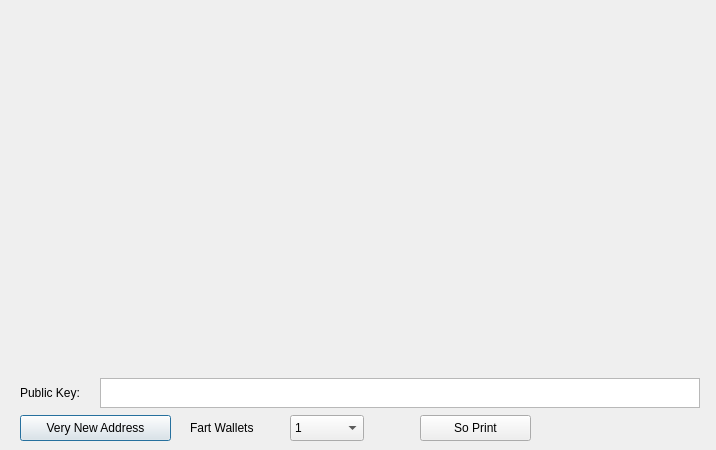
<?xml version="1.0" encoding="UTF-8"?>
<ui version="4.0">
 <class>PaperWalletDialog</class>
 <widget class="QDialog" name="PaperWalletDialog">
  <property name="geometry">
   <rect>
    <x>0</x>
    <y>0</y>
    <width>716</width>
    <height>450</height>
   </rect>
  </property>
  <property name="windowTitle">
   <string>Print Your Paper Wallets</string>
  </property>
  <widget class="QLabel" name="privateKeyQRCode">
   <property name="geometry">
    <rect>
     <x>524</x>
     <y>159</y>
     <width>149</width>
     <height>149</height>
    </rect>
   </property>
   <property name="text">
    <string/>
   </property>
   <property name="scaledContents">
    <bool>true</bool>
   </property>
  </widget>
  <widget class="QLabel" name="addressQRCode">
   <property name="geometry">
    <rect>
     <x>47</x>
     <y>86</y>
     <width>120</width>
     <height>120</height>
    </rect>
   </property>
   <property name="text">
    <string/>
   </property>
   <property name="scaledContents">
    <bool>true</bool>
   </property>
  </widget>
  <widget class="QPushButton" name="getNewAddress">
   <property name="geometry">
    <rect>
     <x>20</x>
     <y>415</y>
     <width>151</width>
     <height>26</height>
    </rect>
   </property>
   <property name="text">
    <string>Very New Address</string>
   </property>
   <property name="icon">
    <iconset resource="../fartcoin.qrc">
     <normaloff>:/icons/add</normaloff>:/icons/add</iconset>
   </property>
  </widget>
  <widget class="QLabel" name="paperTemplate">
   <property name="geometry">
    <rect>
     <x>20</x>
     <y>10</y>
     <width>675</width>
     <height>362</height>
    </rect>
   </property>
   <property name="text">
    <string notr="true"/>
   </property>
   <property name="pixmap">
    <pixmap resource="../fartcoin.qrc">:/images/paper_wallet</pixmap>
   </property>
  </widget>
  <widget class="VerticalLabel" name="addressText">
   <property name="geometry">
    <rect>
     <x>212</x>
     <y>20</y>
     <width>31</width>
     <height>341</height>
    </rect>
   </property>
   <property name="font">
    <font>
     <family>Monospace</family>
     <pointsize>12</pointsize>
     <weight>75</weight>
     <italic>false</italic>
     <bold>true</bold>
    </font>
   </property>
   <property name="text">
    <string/>
   </property>
   <property name="alignment">
    <set>Qt::AlignCenter</set>
   </property>
   <property name="textInteractionFlags">
    <set>Qt::TextSelectableByKeyboard|Qt::TextSelectableByMouse</set>
   </property>
  </widget>
  <widget class="VerticalLabel" name="privateKeyText">
   <property name="geometry">
    <rect>
     <x>500</x>
     <y>10</y>
     <width>31</width>
     <height>361</height>
    </rect>
   </property>
   <property name="font">
    <font>
     <family>Monospace</family>
     <pointsize>8</pointsize>
     <weight>50</weight>
     <italic>false</italic>
     <bold>false</bold>
    </font>
   </property>
   <property name="text">
    <string/>
   </property>
   <property name="scaledContents">
    <bool>true</bool>
   </property>
   <property name="alignment">
    <set>Qt::AlignCenter</set>
   </property>
   <property name="textInteractionFlags">
    <set>Qt::TextSelectableByKeyboard|Qt::TextSelectableByMouse</set>
   </property>
  </widget>
  <widget class="QPushButton" name="printButton">
   <property name="geometry">
    <rect>
     <x>420</x>
     <y>415</y>
     <width>111</width>
     <height>26</height>
    </rect>
   </property>
   <property name="text">
    <string>So Print</string>
   </property>
   <property name="icon">
    <iconset resource="../fartcoin.qrc">
     <normaloff>:/icons/receiving_addresses</normaloff>:/icons/receiving_addresses</iconset>
   </property>
  </widget>
  <widget class="QDialogButtonBox" name="buttonBox">
   <property name="geometry">
    <rect>
     <x>610</x>
     <y>415</y>
     <width>81</width>
     <height>26</height>
    </rect>
   </property>
   <property name="standardButtons">
    <set>QDialogButtonBox::NoButton</set>
   </property>
   <property name="centerButtons">
    <bool>true</bool>
   </property>
  </widget>
  <widget class="QLabel" name="label">
   <property name="geometry">
    <rect>
     <x>190</x>
     <y>415</y>
     <width>91</width>
     <height>26</height>
    </rect>
   </property>
   <property name="text">
    <string>Fart Wallets</string>
   </property>
  </widget>
  <widget class="QComboBox" name="walletCount">
   <property name="geometry">
    <rect>
     <x>290</x>
     <y>415</y>
     <width>74</width>
     <height>26</height>
    </rect>
   </property>
   <property name="editable">
    <bool>false</bool>
   </property>
   <item>
    <property name="text">
     <string>1</string>
    </property>
   </item>
   <item>
    <property name="text">
     <string>2</string>
    </property>
   </item>
   <item>
    <property name="text">
     <string>3</string>
    </property>
   </item>
   <item>
    <property name="text">
     <string>4</string>
    </property>
   </item>
   <item>
    <property name="text">
     <string>5</string>
    </property>
   </item>
   <item>
    <property name="text">
     <string>6</string>
    </property>
   </item>
   <item>
    <property name="text">
     <string>7</string>
    </property>
   </item>
   <item>
    <property name="text">
     <string>8</string>
    </property>
   </item>
   <item>
    <property name="text">
     <string>9</string>
    </property>
   </item>
   <item>
    <property name="text">
     <string>10</string>
    </property>
   </item>
   <item>
    <property name="text">
     <string>11</string>
    </property>
   </item>
   <item>
    <property name="text">
     <string>12</string>
    </property>
   </item>
  </widget>
  <widget class="QTextEdit" name="publicKey">
   <property name="geometry">
    <rect>
     <x>100</x>
     <y>378</y>
     <width>600</width>
     <height>30</height>
    </rect>
   </property>
   <property name="undoRedoEnabled">
    <bool>false</bool>
   </property>
   <property name="readOnly">
    <bool>true</bool>
   </property>
   <property name="html">
    <string>&lt;!DOCTYPE HTML PUBLIC &quot;-//W3C//DTD HTML 4.0//EN&quot; &quot;http://www.w3.org/TR/REC-html40/strict.dtd&quot;&gt;
&lt;html&gt;&lt;head&gt;&lt;meta name=&quot;qrichtext&quot; content=&quot;1&quot; /&gt;&lt;style type=&quot;text/css&quot;&gt;
p, li { white-space: pre-wrap; }
&lt;/style&gt;&lt;/head&gt;&lt;body style=&quot; font-family:'Sans Serif'; font-size:9pt; font-weight:400; font-style:normal;&quot;&gt;
&lt;p style=&quot;-qt-paragraph-type:empty; margin-top:0px; margin-bottom:0px; margin-left:0px; margin-right:0px; -qt-block-indent:0; text-indent:0px;&quot;&gt;&lt;br /&gt;&lt;/p&gt;&lt;/body&gt;&lt;/html&gt;</string>
   </property>
   <property name="acceptRichText">
    <bool>false</bool>
   </property>
  </widget>
  <widget class="QLabel" name="label_2">
   <property name="geometry">
    <rect>
     <x>20</x>
     <y>380</y>
     <width>91</width>
     <height>26</height>
    </rect>
   </property>
   <property name="text">
    <string>Public Key:</string>
   </property>
  </widget>
  <zorder>getNewAddress</zorder>
  <zorder>paperTemplate</zorder>
  <zorder>addressQRCode</zorder>
  <zorder>privateKeyQRCode</zorder>
  <zorder>addressText</zorder>
  <zorder>privateKeyText</zorder>
  <zorder>printButton</zorder>
  <zorder>buttonBox</zorder>
  <zorder>label</zorder>
  <zorder>walletCount</zorder>
  <zorder>publicKey</zorder>
  <zorder>label_2</zorder>
 </widget>
 <customwidgets>
  <customwidget>
   <class>VerticalLabel</class>
   <extends>QLabel</extends>
   <header>verticallabel.h</header>
  </customwidget>
 </customwidgets>
 <resources>
  <include location="../fartcoin.qrc"/>
 </resources>
 <connections>
  <connection>
   <sender>buttonBox</sender>
   <signal>rejected()</signal>
   <receiver>PaperWalletDialog</receiver>
   <slot>close()</slot>
   <hints>
    <hint type="sourcelabel">
     <x>650</x>
     <y>408</y>
    </hint>
    <hint type="destinationlabel">
     <x>357</x>
     <y>214</y>
    </hint>
   </hints>
  </connection>
 </connections>
</ui>
